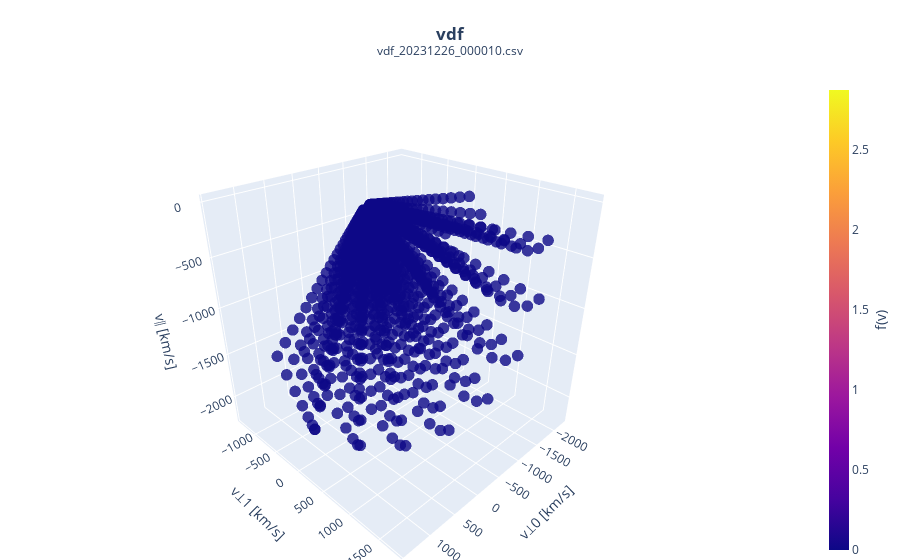
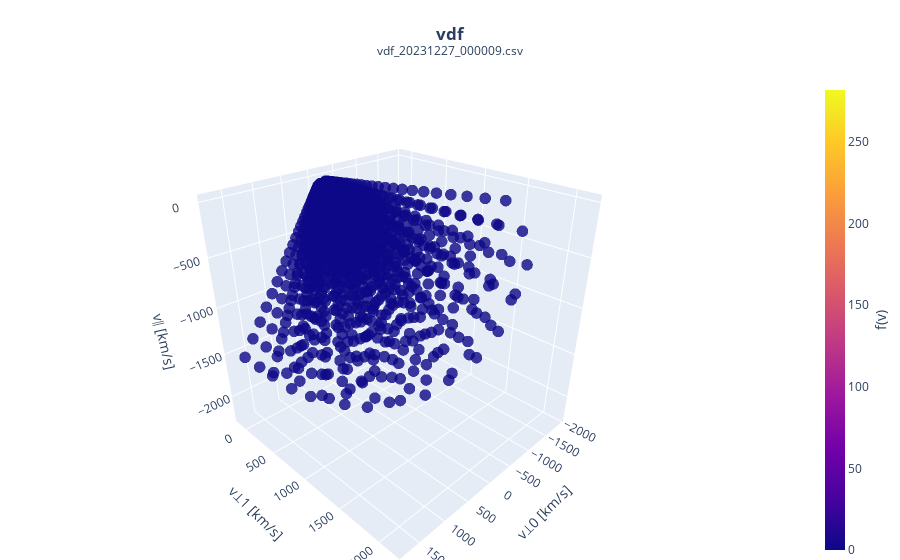
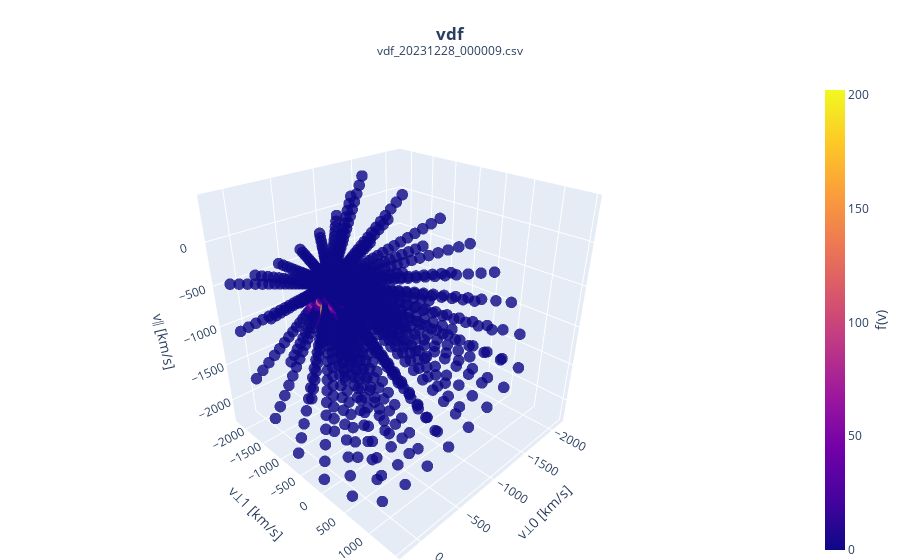
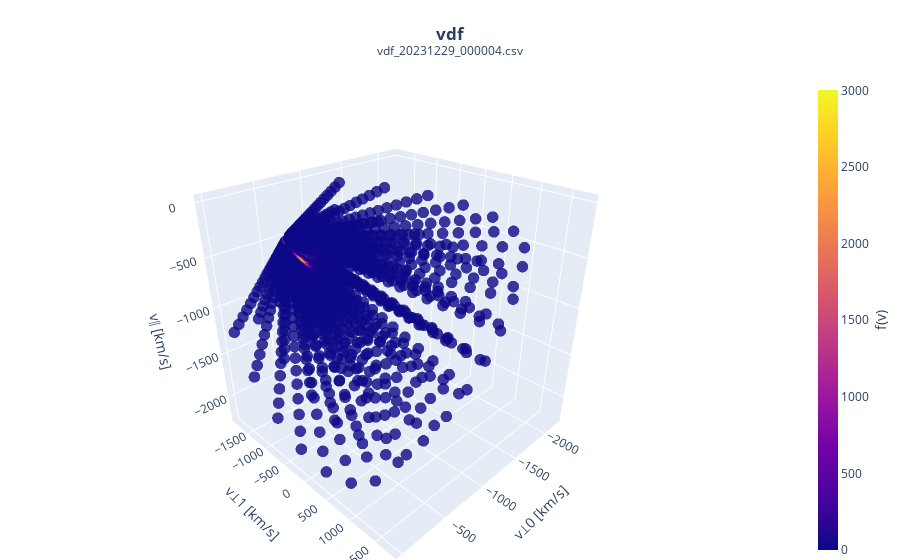

Write notebook code for charts like these, in order.
### Code cell
for files in files:

    df = pd.read_csv(files)

    vp0  = df["v_perp_0"].to_numpy()
    vp1  = df["v_perp_1"].to_numpy()
    vpa  = df["v_para"].to_numpy()
    fval = df["f(v)"].to_numpy()

    fig = go.Figure(
        data=go.Scatter3d(
            x=vp0,
            y=vp1,
            z=vpa,
            mode="markers",
            marker=dict(
                size=4,
                color=fval,                 # raw f(v), including zeros
                colorscale="Plasma",
                opacity=0.8,
                colorbar=dict(
                    title=dict(text="f(v)", side="right"),
                    thickness=20
                )
            )
        )
    )

    fig.update_layout(
        title=dict(
            text="<b>vdf</b><br>"
                 f"<sup>{os.path.basename(files)}</sup>",
            x=0.5,
            xanchor="center"
        ),
        scene=dict(
            xaxis_title="v⊥0 [km/s]",
            yaxis_title="v⊥1 [km/s]",
            zaxis_title="v∥ [km/s]",
            aspectmode="cube",
            camera=dict(eye=dict(x=1.4, y=1.4, z=1.1))
        ),
        margin=dict(l=0, r=0, t=80, b=0),
        paper_bgcolor="white"
    )

    fig.show()

### Figure 1 — Plotly figure (JSON) as saved in the notebook; plotly's stock layout.template omitted (floating-point values rounded to 4 significant figures; data arrays with more than 128 entries replaced by an {"elided": "..."} marker saying what was removed)
{"data": [{"marker": {"color": {"elided": "2048 float values"}, "colorbar": {"thickness": 20, "title": {"side": "right", "text": "f(v)"}}, "colorscale": [[0, "#0d0887"], [0.1111, "#46039f"], [0.2222, "#7201a8"], [0.3333, "#9c179e"], [0.4444, "#bd3786"], [0.5556, "#d8576b"], [0.6667, "#ed7953"], [0.7778, "#fb9f3a"], [0.8889, "#fdca26"], [1, "#f0f921"]], "opacity": 0.8, "size": 4}, "mode": "markers", "type": "scatter3d", "x": {"elided": "2048 float values"}, "y": {"elided": "2048 float values"}, "z": {"elided": "2048 float values"}}], "layout": {"margin": {"b": 0, "l": 0, "r": 0, "t": 80}, "paper_bgcolor": "white", "scene": {"aspectmode": "cube", "camera": {"eye": {"x": 1.4, "y": 1.4, "z": 1.1}}, "xaxis": {"title": {"text": "v⊥0 [km/s]"}}, "yaxis": {"title": {"text": "v⊥1 [km/s]"}}, "zaxis": {"title": {"text": "v∥ [km/s]"}}}, "title": {"text": "<b>vdf</b><br><sup>vdf_20231226_000010.csv</sup>", "x": 0.5, "xanchor": "center"}}}

### Figure 2 — Plotly figure (JSON) as saved in the notebook; plotly's stock layout.template omitted (floating-point values rounded to 4 significant figures; data arrays with more than 128 entries replaced by an {"elided": "..."} marker saying what was removed)
{"data": [{"marker": {"color": {"elided": "2048 float values"}, "colorbar": {"thickness": 20, "title": {"side": "right", "text": "f(v)"}}, "colorscale": [[0, "#0d0887"], [0.1111, "#46039f"], [0.2222, "#7201a8"], [0.3333, "#9c179e"], [0.4444, "#bd3786"], [0.5556, "#d8576b"], [0.6667, "#ed7953"], [0.7778, "#fb9f3a"], [0.8889, "#fdca26"], [1, "#f0f921"]], "opacity": 0.8, "size": 4}, "mode": "markers", "type": "scatter3d", "x": {"elided": "2048 float values"}, "y": {"elided": "2048 float values"}, "z": {"elided": "2048 float values"}}], "layout": {"margin": {"b": 0, "l": 0, "r": 0, "t": 80}, "paper_bgcolor": "white", "scene": {"aspectmode": "cube", "camera": {"eye": {"x": 1.4, "y": 1.4, "z": 1.1}}, "xaxis": {"title": {"text": "v⊥0 [km/s]"}}, "yaxis": {"title": {"text": "v⊥1 [km/s]"}}, "zaxis": {"title": {"text": "v∥ [km/s]"}}}, "title": {"text": "<b>vdf</b><br><sup>vdf_20231227_000009.csv</sup>", "x": 0.5, "xanchor": "center"}}}

### Figure 3 — Plotly figure (JSON) as saved in the notebook; plotly's stock layout.template omitted (floating-point values rounded to 4 significant figures; data arrays with more than 128 entries replaced by an {"elided": "..."} marker saying what was removed)
{"data": [{"marker": {"color": {"elided": "2048 float values"}, "colorbar": {"thickness": 20, "title": {"side": "right", "text": "f(v)"}}, "colorscale": [[0, "#0d0887"], [0.1111, "#46039f"], [0.2222, "#7201a8"], [0.3333, "#9c179e"], [0.4444, "#bd3786"], [0.5556, "#d8576b"], [0.6667, "#ed7953"], [0.7778, "#fb9f3a"], [0.8889, "#fdca26"], [1, "#f0f921"]], "opacity": 0.8, "size": 4}, "mode": "markers", "type": "scatter3d", "x": {"elided": "2048 float values"}, "y": {"elided": "2048 float values"}, "z": {"elided": "2048 float values"}}], "layout": {"margin": {"b": 0, "l": 0, "r": 0, "t": 80}, "paper_bgcolor": "white", "scene": {"aspectmode": "cube", "camera": {"eye": {"x": 1.4, "y": 1.4, "z": 1.1}}, "xaxis": {"title": {"text": "v⊥0 [km/s]"}}, "yaxis": {"title": {"text": "v⊥1 [km/s]"}}, "zaxis": {"title": {"text": "v∥ [km/s]"}}}, "title": {"text": "<b>vdf</b><br><sup>vdf_20231228_000009.csv</sup>", "x": 0.5, "xanchor": "center"}}}

### Figure 4 — Plotly figure (JSON) as saved in the notebook; plotly's stock layout.template omitted (floating-point values rounded to 4 significant figures; data arrays with more than 128 entries replaced by an {"elided": "..."} marker saying what was removed)
{"data": [{"marker": {"color": {"elided": "2048 float values"}, "colorbar": {"thickness": 20, "title": {"side": "right", "text": "f(v)"}}, "colorscale": [[0, "#0d0887"], [0.1111, "#46039f"], [0.2222, "#7201a8"], [0.3333, "#9c179e"], [0.4444, "#bd3786"], [0.5556, "#d8576b"], [0.6667, "#ed7953"], [0.7778, "#fb9f3a"], [0.8889, "#fdca26"], [1, "#f0f921"]], "opacity": 0.8, "size": 4}, "mode": "markers", "type": "scatter3d", "x": {"elided": "2048 float values"}, "y": {"elided": "2048 float values"}, "z": {"elided": "2048 float values"}}], "layout": {"margin": {"b": 0, "l": 0, "r": 0, "t": 80}, "paper_bgcolor": "white", "scene": {"aspectmode": "cube", "camera": {"eye": {"x": 1.4, "y": 1.4, "z": 1.1}}, "xaxis": {"title": {"text": "v⊥0 [km/s]"}}, "yaxis": {"title": {"text": "v⊥1 [km/s]"}}, "zaxis": {"title": {"text": "v∥ [km/s]"}}}, "title": {"text": "<b>vdf</b><br><sup>vdf_20231229_000004.csv</sup>", "x": 0.5, "xanchor": "center"}}}
